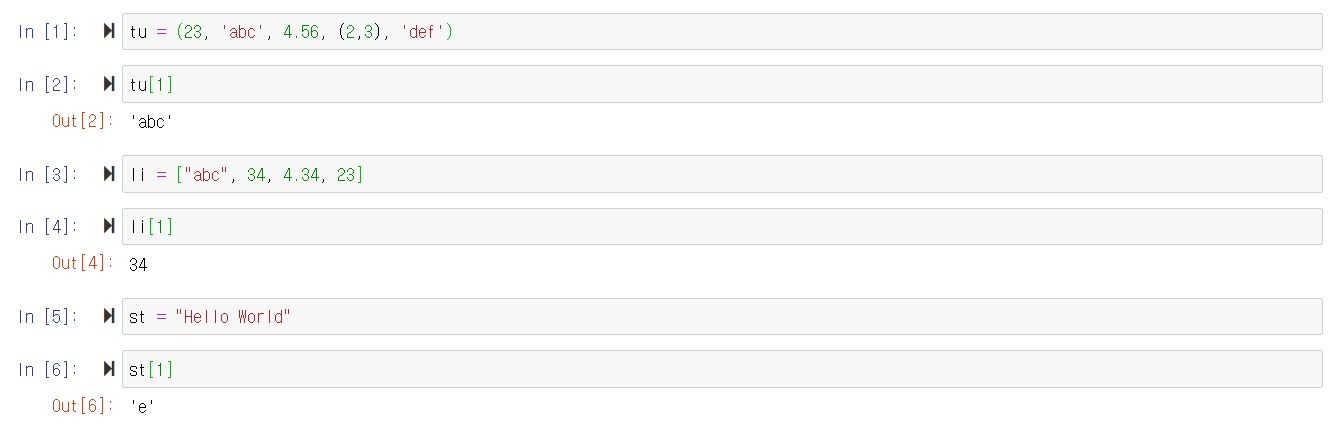
#> input picture Tutorial2.png, 1340 x 426 px, given in place of tracking.avi, which was not available
$ jupyter execute --allow-errors 'chap 1.4.1.ipynb'   (text cells are left out)
#> lines starting #> are read from the running program, lines starting #| are printed output that depends on the picture; after the words box and inside, x2 and y2 are one past the last pixel; in counts of white or black regions, pixels touching at a corner belong together
[cell 1]
import cv2
import numpy as np

[cell 2]
cap = cv2.VideoCapture('tracking.avi')
while(1):
    # Take each frame
    ret, frame = cap.read()
#> frame is the input picture: shape (426, 1340, 3); mean B, G, R 249, 249.1, 249.2
    if ret == True:
        # Convert BGR to HSV
        hsv = cv2.cvtColor(frame, cv2.COLOR_BGR2HSV)
#> hsv: shape (426, 1340, 3); mean H, S, V 0.3, 0.9, 249.5
        # define range of blue color in HSV
        lower_blue = np.array([110,50,50])
        upper_blue = np.array([130,255,255])
        # Threshold the HSV image to get only blue colors
        mask = cv2.inRange(hsv, lower_blue, upper_blue)
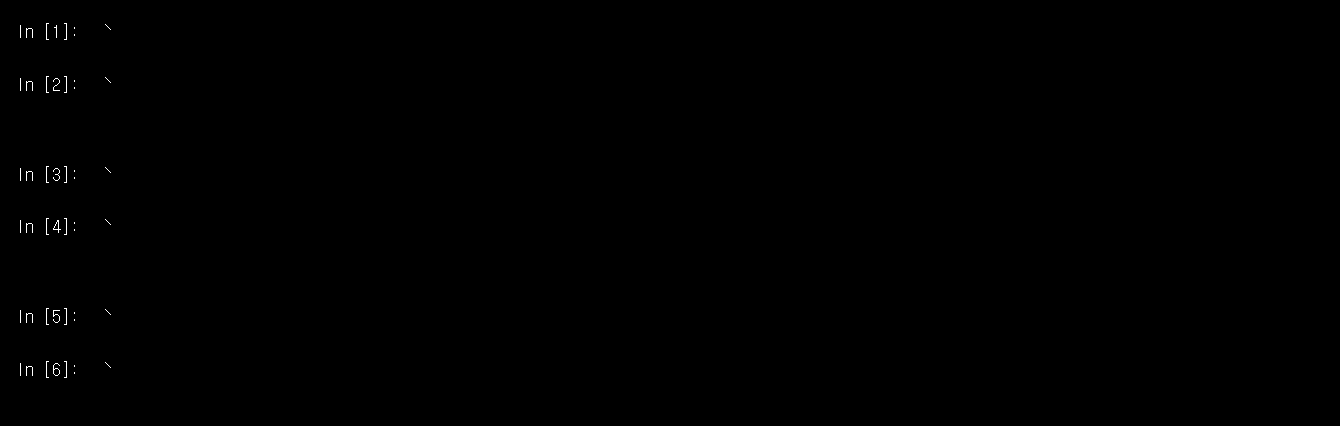
#> mask: shape (426, 1340); 0.12% white in thin lines or dots, all inside (x1, y1, x2, y2) = (20, 23, 111, 378)
        # Bitwise-AND mask and original image
        res = cv2.bitwise_and(frame,frame, mask= mask)
        cv2.imshow('frame',frame)
        cv2.imshow('mask',mask)
        cv2.imshow('res',res)
    k = cv2.waitKey(5) & 0xFF
#> (key Esc is pressed here)
    if k == 27:
        break
cv2.destroyAllWindows()


$ run again, on Tutorial4.png
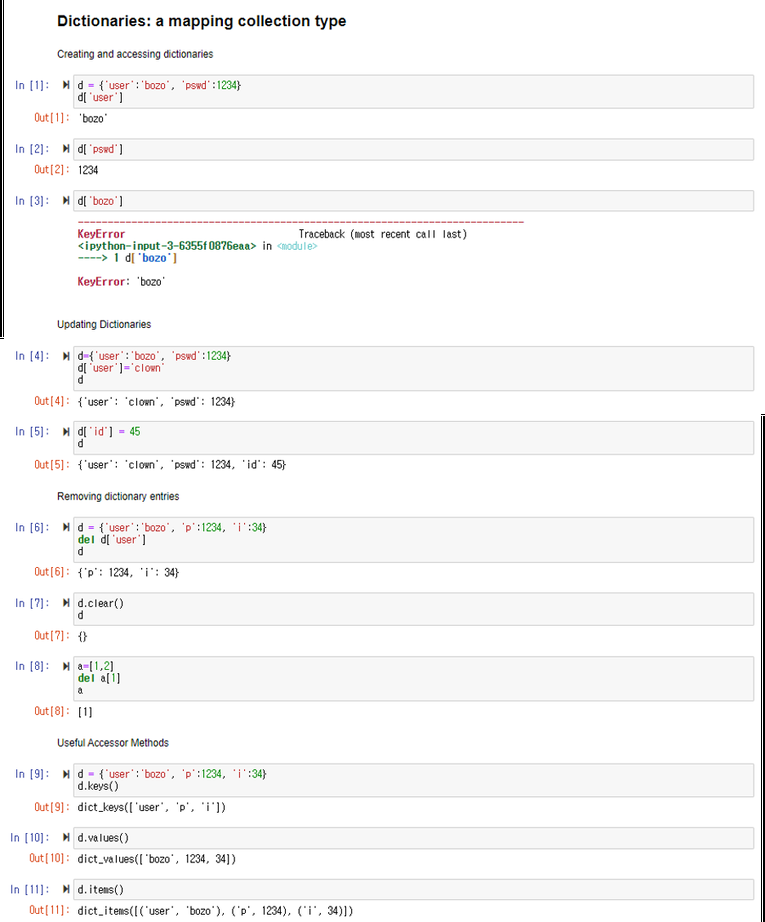
#> input picture Tutorial4.png, 765 x 922 px, shrunk from 937 x 1130 before the run, given in place of tracking.avi, which was not available
#> frame is the input picture: shape (922, 765, 3); mean B, G, R 247.1, 247.1, 247.5
#> hsv: shape (922, 765, 3); mean H, S, V 2.4, 2.1, 248
#> `mask = cv2.inRange(hsv, lower_blue, upper_blue)`:
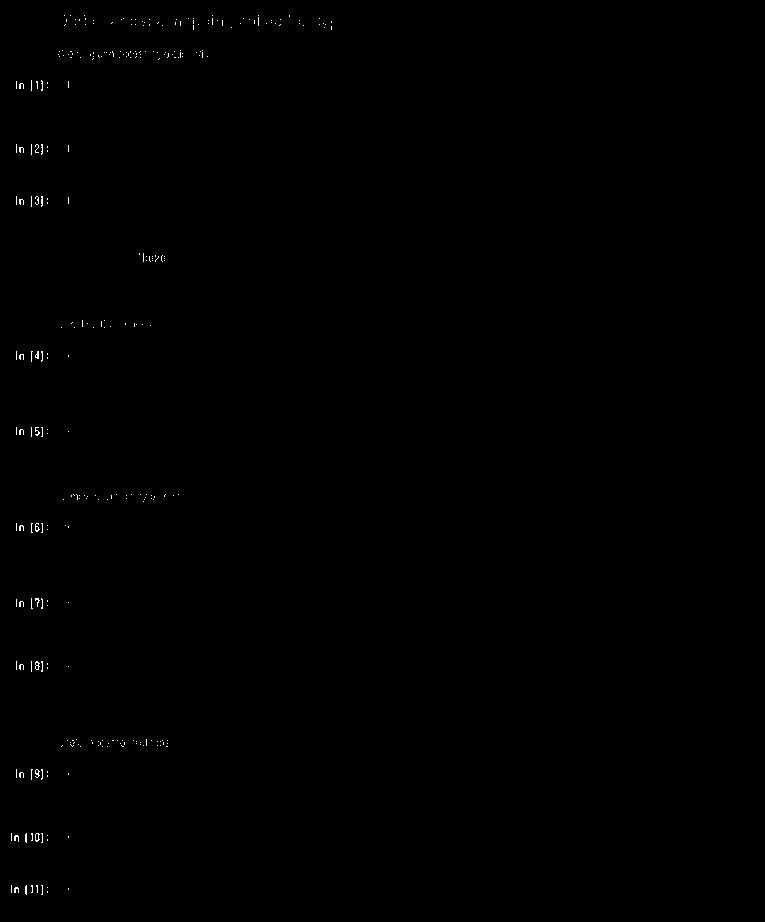
#> mask: shape (922, 765); 0.18% white in thin lines or dots, all inside (x1, y1, x2, y2) = (11, 15, 332, 895)

$ run again, on Tutorial5.png
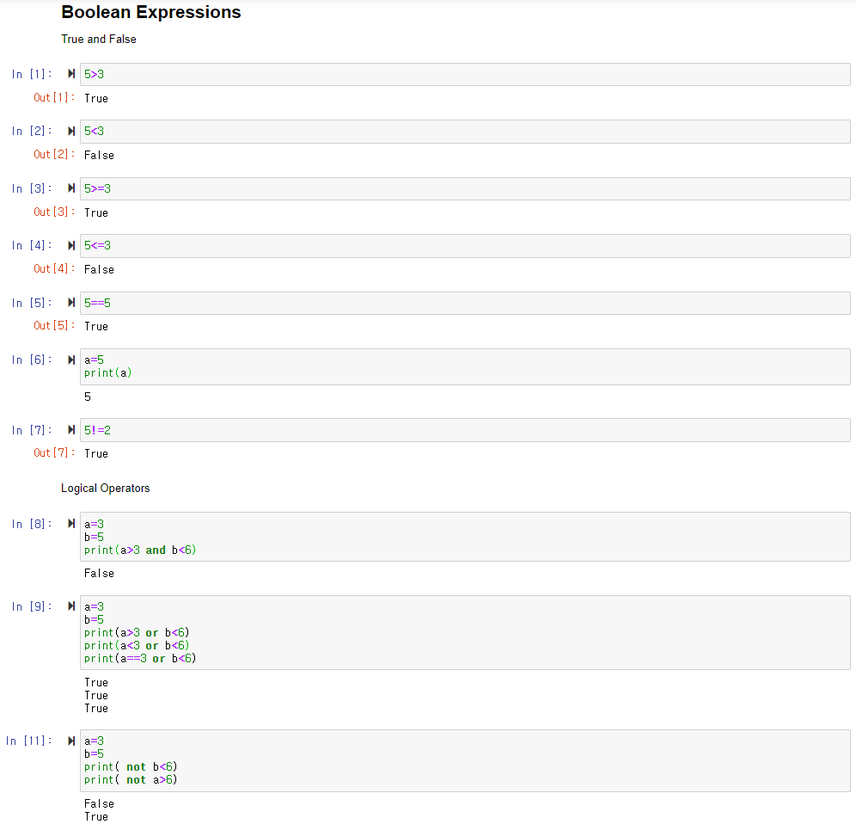
#> input picture Tutorial5.png, 856 x 824 px, shrunk from 996 x 958 before the run, given in place of tracking.avi, which was not available
#> frame is the input picture: shape (824, 856, 3); mean B, G, R 249.3, 249.3, 249.2
#> hsv: shape (824, 856, 3); mean H, S, V 1.7, 1.3, 249.8
#> `mask = cv2.inRange(hsv, lower_blue, upper_blue)`:
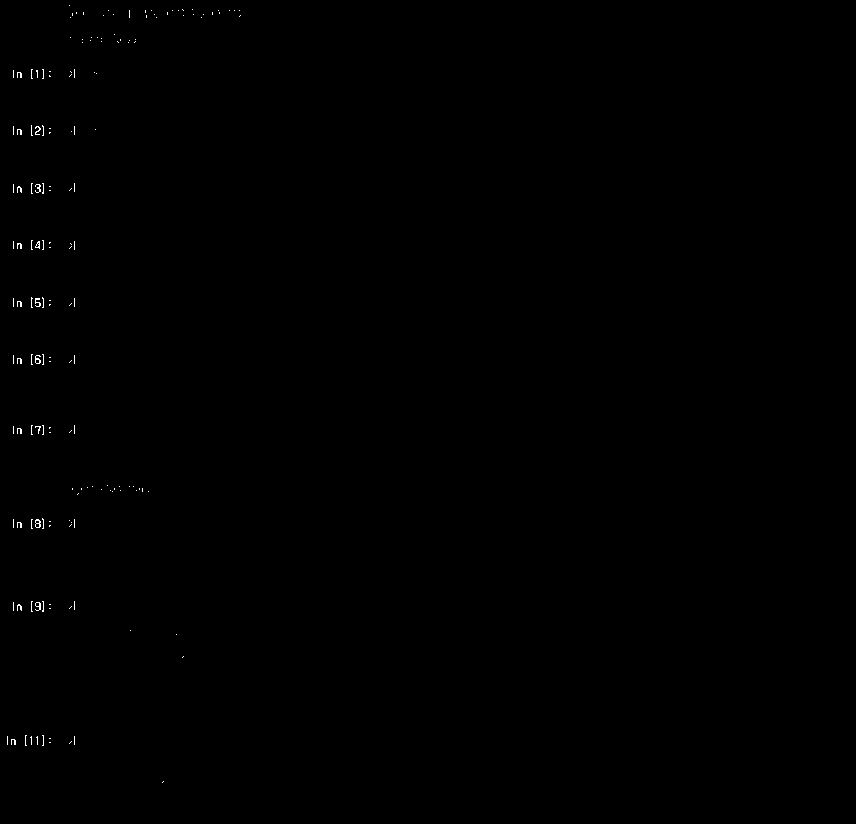
#> mask: shape (824, 856); 0.15% white in thin lines or dots, all inside (x1, y1, x2, y2) = (7, 5, 241, 783)
